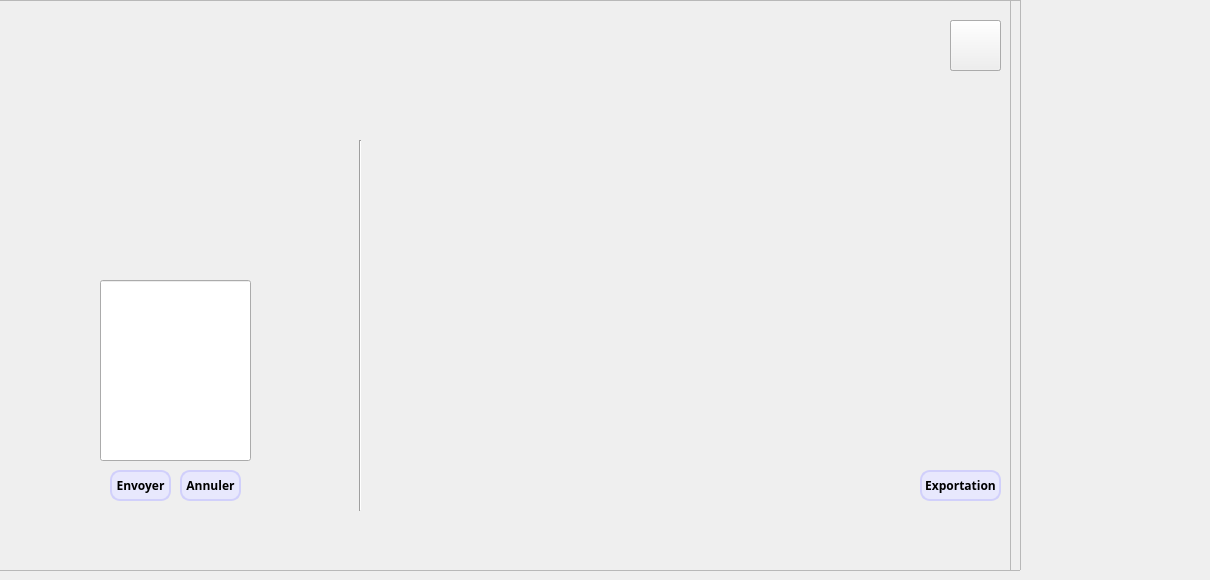
      <widget class="QWidget" name="tab_39">
       <attribute name="title">
        <string>Fonctionnalités</string>
       </attribute>
       <widget class="QLabel" name="label_120">
        <property name="geometry">
         <rect>
          <x>30</x>
          <y>-10</y>
          <width>891</width>
          <height>161</height>
         </rect>
        </property>
        <property name="text">
         <string/>
        </property>
        <property name="pixmap">
         <pixmap>../../Group 201 (2).png</pixmap>
        </property>
       </widget>
       <widget class="QPushButton" name="pushButton_60">
        <property name="geometry">
         <rect>
          <x>950</x>
          <y>20</y>
          <width>51</width>
          <height>51</height>
         </rect>
        </property>
        <property name="styleSheet">
         <string notr="true">background : url(:/new/prefix1/logo-removebg-preview (1).png)</string>
        </property>
        <property name="text">
         <string/>
        </property>
       </widget>
       <widget class="QFrame" name="frame_2">
        <property name="geometry">
         <rect>
          <x>-180</x>
          <y>0</y>
          <width>1201</width>
          <height>571</height>
         </rect>
        </property>
        <property name="styleSheet">
         <string notr="true">background-image:url(:/new/prefix2/background.png)</string>
        </property>
        <property name="frameShape">
         <enum>QFrame::StyledPanel</enum>
        </property>
        <property name="frameShadow">
         <enum>QFrame::Raised</enum>
        </property>
        <widget class="QLineEdit" name="smsEdit">
         <property name="geometry">
          <rect>
           <x>280</x>
           <y>280</y>
           <width>151</width>
           <height>181</height>
          </rect>
         </property>
        </widget>
        <widget class="QPushButton" name="pushButton_annulerS2">
         <property name="geometry">
          <rect>
           <x>360</x>
           <y>470</y>
           <width>61</width>
           <height>31</height>
          </rect>
         </property>
         <property name="font">
          <font>
           <family>Space Grotesk</family>
           <weight>75</weight>
           <bold>true</bold>
          </font>
         </property>
         <property name="styleSheet">
          <string notr="true">QLabel {
    font-family: &quot;Space Grotesk&quot;;
}
/* Push Button Styling */
QPushButton {
    background-color: #E8E8FD; /* Set the background color for the push button */
    border: 2px solid #D1D0FB; /* Set the border color */
    border-radius: 10px; /* Adjust the radius for the rounded corners */
    color: #000000; /* Set the text color */
    font-family: &quot;Space Grotesk&quot;;

}


</string>
         </property>
         <property name="text">
          <string>Annuler</string>
         </property>
        </widget>
        <widget class="QPushButton" name="SMS">
         <property name="geometry">
          <rect>
           <x>290</x>
           <y>470</y>
           <width>61</width>
           <height>31</height>
          </rect>
         </property>
         <property name="font">
          <font>
           <family>Space Grotesk</family>
           <weight>75</weight>
           <bold>true</bold>
          </font>
         </property>
         <property name="styleSheet">
          <string notr="true">QLabel {
    font-family: &quot;Space Grotesk&quot;;
}
/* Push Button Styling */
QPushButton {
    background-color: #E8E8FD; /* Set the background color for the push button */
    border: 2px solid #D1D0FB; /* Set the border color */
    border-radius: 10px; /* Adjust the radius for the rounded corners */
    color: #000000; /* Set the text color */
    font-family: &quot;Space Grotesk&quot;;

}


</string>
         </property>
         <property name="text">
          <string>Envoyer</string>
         </property>
        </widget>
        <widget class="QLabel" name="label_114">
         <property name="geometry">
          <rect>
           <x>210</x>
           <y>-20</y>
           <width>921</width>
           <height>171</height>
          </rect>
         </property>
         <property name="styleSheet">
          <string notr="true">background-image:url(:/insightify interface stats.png)</string>
         </property>
         <property name="text">
          <string/>
         </property>
         <property name="pixmap">
          <pixmap>../../Group 201 (2).png</pixmap>
         </property>
        </widget>
        <widget class="QLabel" name="label_30">
         <property name="geometry">
          <rect>
           <x>250</x>
           <y>110</y>
           <width>211</width>
           <height>411</height>
          </rect>
         </property>
         <property name="styleSheet">
          <string notr="true">background-image:url(:/new/prefix1/sms2.png)</string>
         </property>
         <property name="text">
          <string/>
         </property>
        </widget>
        <widget class="QFrame" name="frame_5">
         <property name="geometry">
          <rect>
           <x>-20</x>
           <y>0</y>
           <width>1211</width>
           <height>581</height>
          </rect>
         </property>
         <property name="styleSheet">
          <string notr="true">background-image:url(:/new/prefix1/background.png)</string>
         </property>
         <property name="frameShape">
          <enum>QFrame::StyledPanel</enum>
         </property>
         <property name="frameShadow">
          <enum>QFrame::Raised</enum>
         </property>
         <widget class="QPushButton" name="pushButton_72">
          <property name="geometry">
           <rect>
            <x>1150</x>
            <y>20</y>
            <width>51</width>
            <height>51</height>
           </rect>
          </property>
          <property name="styleSheet">
           <string notr="true">background : url(:/new/prefix1/logo-removebg-preview (1).png)</string>
          </property>
          <property name="text">
           <string/>
          </property>
         </widget>
         <widget class="Line" name="line_2">
          <property name="geometry">
           <rect>
            <x>550</x>
            <y>140</y>
            <width>20</width>
            <height>371</height>
           </rect>
          </property>
          <property name="orientation">
           <enum>Qt::Vertical</enum>
          </property>
         </widget>
         <widget class="QFrame" name="statS">
          <property name="geometry">
           <rect>
            <x>600</x>
            <y>150</y>
            <width>511</width>
            <height>351</height>
           </rect>
          </property>
          <layout class="QHBoxLayout" name="horizontalLayout"/>
         </widget>
         <widget class="QLabel" name="label_153">
          <property name="geometry">
           <rect>
            <x>1140</x>
            <y>420</y>
            <width>51</width>
            <height>41</height>
           </rect>
          </property>
          <property name="text">
           <string/>
          </property>
          <property name="pixmap">
           <pixmap resource="tri.qrc">:/new/prefix1/tri.png</pixmap>
          </property>
         </widget>
         <widget class="QPushButton" name="exportstat">
          <property name="geometry">
           <rect>
            <x>1120</x>
            <y>470</y>
            <width>81</width>
            <height>31</height>
           </rect>
          </property>
          <property name="font">
           <font>
            <family>Space Grotesk</family>
            <weight>75</weight>
            <bold>true</bold>
           </font>
          </property>
          <property name="styleSheet">
           <string notr="true">QLabel {
    font-family: &quot;Space Grotesk&quot;;
}
/* Push Button Styling */
QPushButton {
    background-color: #E8E8FD; /* Set the background color for the push button */
    border: 2px solid #D1D0FB; /* Set the border color */
    border-radius: 10px; /* Adjust the radius for the rounded corners */
    color: #000000; /* Set the text color */
    font-family: &quot;Space Grotesk&quot;;

}


</string>
          </property>
          <property name="text">
           <string>Exportation</string>
          </property>
         </widget>
        </widget>
        <zorder>frame_5</zorder>
        <zorder>label_114</zorder>
        <zorder>label_30</zorder>
        <zorder>smsEdit</zorder>
        <zorder>SMS</zorder>
        <zorder>pushButton_annulerS2</zorder>
       </widget>
      </widget>
